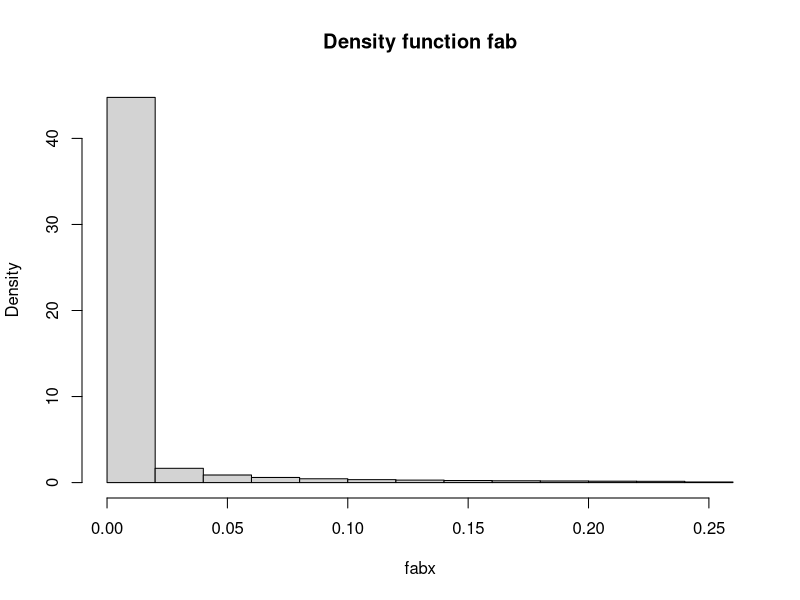
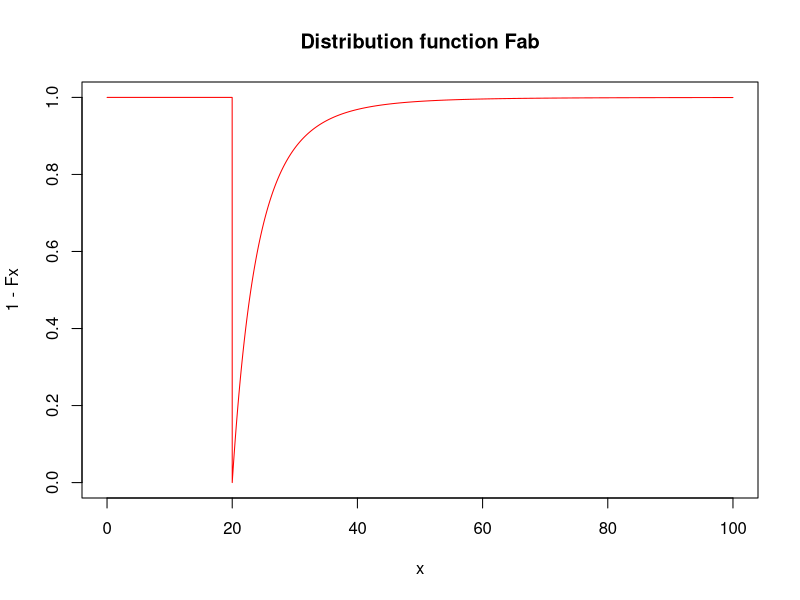
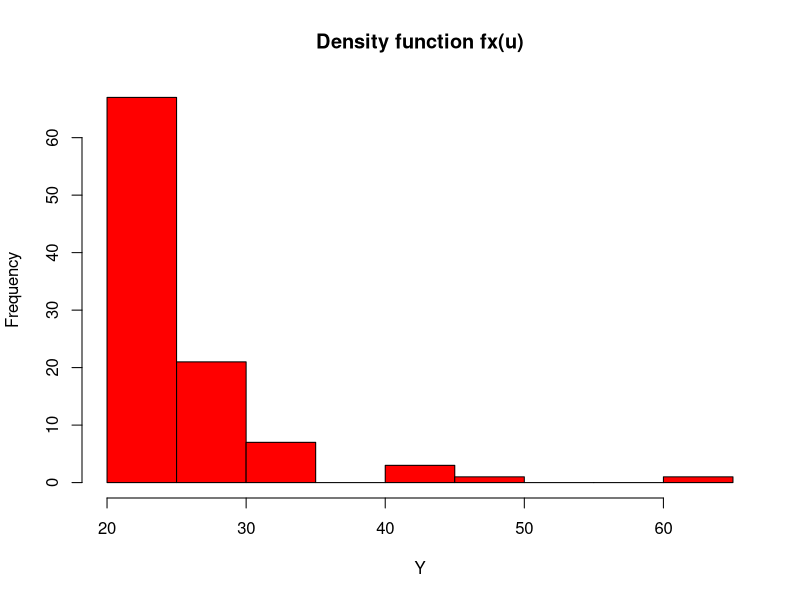

The R source for these figures, in order:
# Title     : FSML II - Final exam
# Objective : Code for question 4
# Created by: carloscaro
# Created on: 2020-12-15

#Exercise 4
a = 5
b = 20
x = seq(0,100, 0.01)
# Density function
fabx = a*b^a/x^(a+1)*1*(x >= b)
hist(fabx, freq = FALSE, main = 'Density function fab')
# Distribution function
Fx = b^a/x^a*(x>=b)
plot(x,1-Fx,type='l',col = 'red', main = 'Distribution function Fab')

u = runif(100)
Y = b/(u)^(1/a)
hist(Y, type = 'l', col = 'red', main = 'Density function fx(u)')


